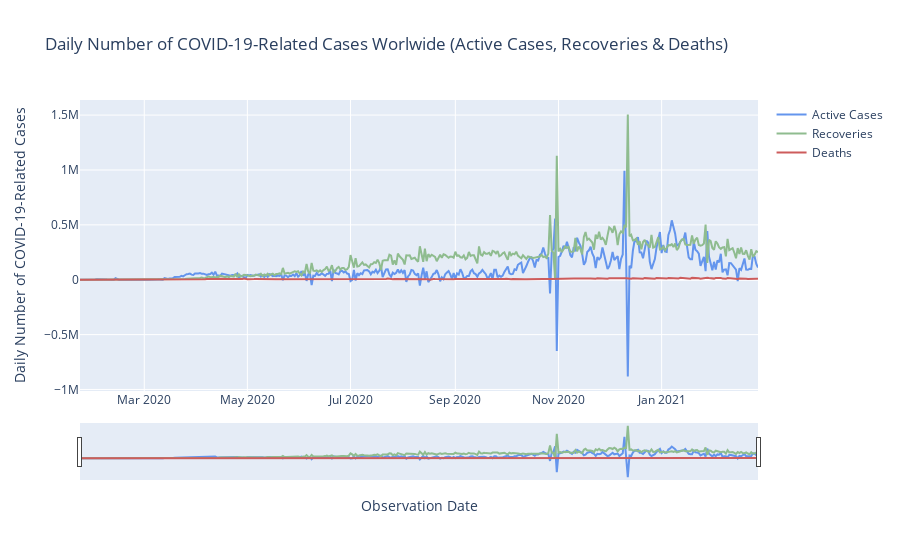

The notebook cell this image was saved under:
### Markdown cell above
Similarly, we attempt to visualize the daily number of active cases, recoveries, and deaths via a line graph.

### Code cell
fig = go.Figure()

fig.add_trace(go.Scatter(x = daily_agg_confirmed_date['ObservationDate'],
                    y = daily_agg_confirmed_date['Daily Active'],
                    name = 'Active Cases',
                    marker_color = 'cornflowerblue'))

fig.add_trace(go.Scatter(x = daily_agg_confirmed_date['ObservationDate'],
                    y = daily_agg_confirmed_date['Daily Recovered'],
                    name = 'Recoveries',
                    marker_color = 'darkseagreen'))

fig.add_trace(go.Scatter(x = daily_agg_confirmed_date['ObservationDate'],
                    y = daily_agg_confirmed_date['Daily Deaths'],
                    name = 'Deaths',
                    marker_color = 'indianred'))

fig.update_layout(xaxis_rangeslider_visible = True,
                 title = "Daily Number of COVID-19-Related Cases Worlwide (Active Cases, Recoveries & Deaths)",
                 xaxis_title = "Observation Date",
                 yaxis_title = "Daily Number of COVID-19-Related Cases")

fig.show()

### Figure 1 — Plotly figure (JSON) as saved in the notebook; plotly's stock layout.template omitted (floating-point values rounded to 4 significant figures; data arrays with more than 128 entries replaced by an {"elided": "..."} marker saying what was removed)
{"data": [{"marker": {"color": "cornflowerblue"}, "name": "Active Cases", "type": "scatter", "x": {"elided": "402 str values"}, "y": {"elided": "402 int values"}}, {"marker": {"color": "darkseagreen"}, "name": "Recoveries", "type": "scatter", "x": {"elided": "402 str values"}, "y": {"elided": "402 int values"}}, {"marker": {"color": "indianred"}, "name": "Deaths", "type": "scatter", "x": {"elided": "402 str values"}, "y": {"elided": "402 int values"}}], "layout": {"title": {"text": "Daily Number of COVID-19-Related Cases Worlwide (Active Cases, Recoveries & Deaths)"}, "xaxis": {"rangeslider": {"visible": true}, "title": {"text": "Observation Date"}}, "yaxis": {"title": {"text": "Daily Number of COVID-19-Related Cases"}}}}
